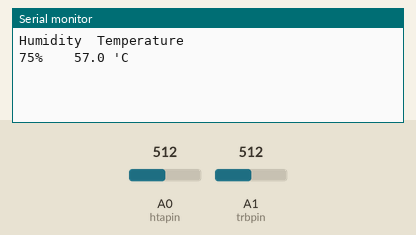
This sketch was run on a simulated Arduino Uno, built with avr-gcc and run on an emulated ATmega328P. Shown: the last lines printed to the serial monitor. The test bench sets the inputs (shaded band); at power-on: A0 (htapin) = 512, A1 (trbpin) = 512.

Above: at 1.2 s.
1.3 s: A0 (htapin) set to 716
At 2.4 s:
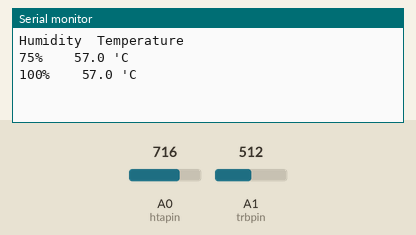
2.8 s: A1 (trbpin) set to 716
At 3.8 s:
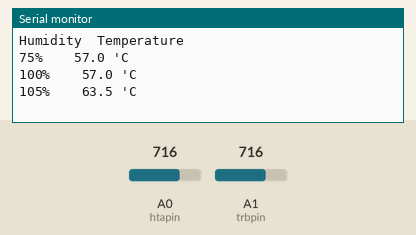
4.3 s: A0 (htapin) set to 900
At 5.6 s:
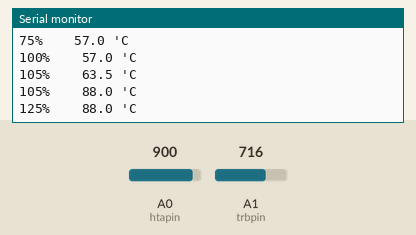
5.8 s: A1 (trbpin) set to 900
At 6.8 s:
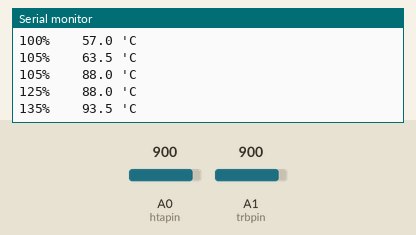
Timing chart, 0 to 8.3 s (numbered marks = the images above; inputs shaded):
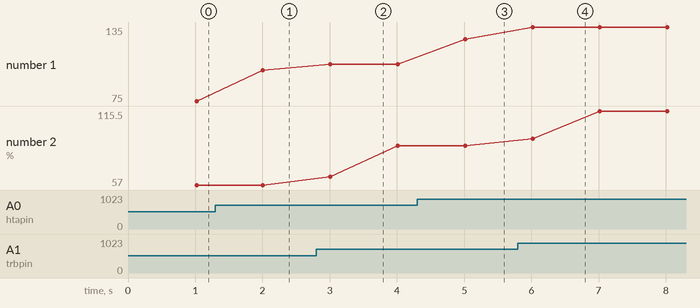

The sketch:

HandT.ino
```cpp
const int htapin = A0;//seting pin
const int trbpin = A1;//seting pin
const int reso_index = 10;//0.1 second each one
const int reso_time = 1000 / reso_index;

void setup(void){
    pinMode(htapin,INPUT);
    pinMode(trbpin,INPUT);
    Serial.begin(9600);
}

int hta,trb,i = 1;//source analog data;value i setted for printing ignore it
float shidu,wendu;//source value of humidity and tempreature by data transform
int mod_shidu;//modified humidity
int mod_wendu_tmp;
float mod_wendu;//modified tempreature
int arr_hta[reso_index],arr_trb[reso_index];//setted for average NOT nessary

void modified_hta(float shidu){// resolation 5%
    mod_shidu = (int)shidu;
    if(mod_shidu % 5 > 2){
        mod_shidu = mod_shidu + (5 - mod_shidu % 5);
    }else{
        mod_shidu = mod_shidu - mod_shidu % 5;
    }
}

void modified_trb(float wendu){// resolation 0.5 'C
    mod_wendu_tmp = (int)(wendu * 100);
    if(mod_wendu_tmp % 50 >= 25){
        mod_wendu_tmp = mod_wendu_tmp + (50 - mod_wendu_tmp % 50);
    }else{
        mod_wendu_tmp = mod_wendu_tmp - mod_wendu_tmp % 50;
    }
    mod_wendu = (float)mod_wendu_tmp / 100;
}

void loop(void){
    int lctrl;//setted for average
    for(lctrl = 0;lctrl < reso_index;lctrl++){
        arr_hta[lctrl] = analogRead(htapin);
        arr_trb[lctrl] = analogRead(trbpin);
        delay(reso_time);
    }
    for(lctrl = 0,hta = trb = 0;lctrl < reso_index;lctrl++){
        hta += arr_hta[lctrl];
        trb += arr_trb[lctrl];
    }
    hta = hta / reso_index;
    trb = trb / reso_index;
    //finish average
    shidu = hta * 100.0 / 663;//core transform
    wendu = trb * 100.0 / 663 - 20;//core transform
    modified_hta(shidu);
    modified_trb(wendu);
    //finish modifying print than
    if(i % 10 == 1){
        Serial.println("Humidity\tTemperature");
    }
    Serial.print(mod_shidu);
    Serial.print("%\t\t");
    Serial.print(mod_wendu,1);
    Serial.println(" \'C");
    i++;
}
```

Measured:
- after the input at 1.3 s, the serial monitor: prints a new line after 0.71 s (image 1)
- after the input at 2.8 s, the serial monitor: prints a new line after 0.21 s (image 2)
- after the input at 4.3 s, the serial monitor: prints a new line after 0.71 s (image 3)
- after the input at 5.8 s, the serial monitor: prints a new line after 0.22 s (image 4)
- plotted number 1: 75 → 100 after the input at 1.3 s, 105 → 125 after the input at 4.3 s
- plotted number 2: 57 → 88 after the input at 2.8 s, 88 → 115.5 after the input at 5.8 s
